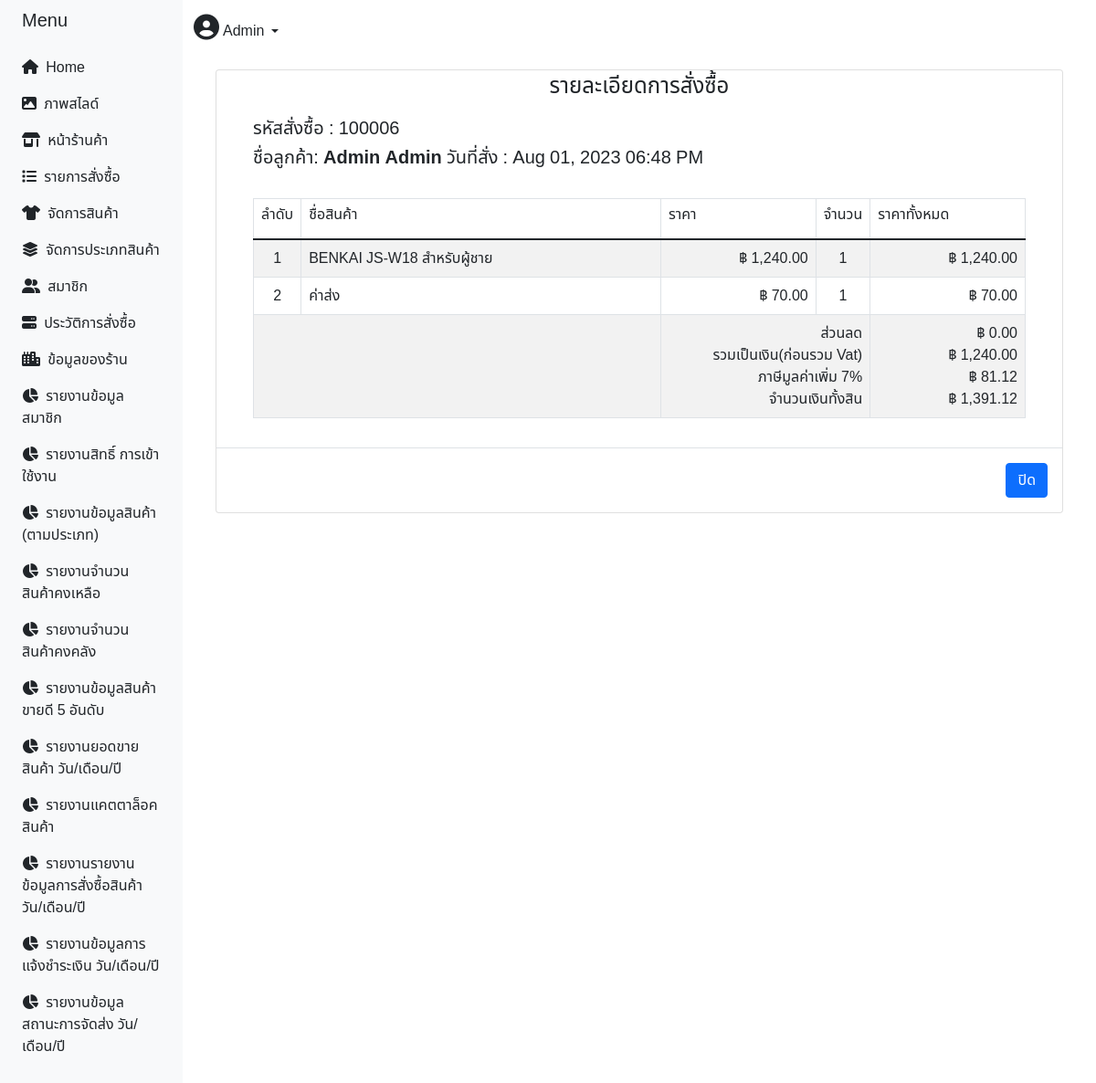
Page /admin/index_admin.php?p=re01&id=100006 (signed in) on the committed database.
### tables this page shows
CREATE TABLE `purchase` (
  `purchaseid` int(11) NOT NULL,
  `q_id` varchar(10) NOT NULL,
  `ID` varchar(50) NOT NULL,
  `date_purchase` datetime NOT NULL,
  `stu` int(1) NOT NULL,
  `name_booking` varchar(100) NOT NULL,
  `tel_booking` varchar(10) NOT NULL,
  `add_booking` varchar(300) NOT NULL,
  `email` varchar(255) NOT NULL,
  `transport` int(1) NOT NULL,
  `img` varchar(100) NOT NULL
);

CREATE TABLE `user` (
  `ID` int(11) NOT NULL,
  `Username` varchar(50) NOT NULL,
  `Password` varchar(100) NOT NULL,
  `Firstname` varchar(100) NOT NULL,
  `Lastname` varchar(100) NOT NULL,
  `Tel` varchar(10) NOT NULL,
  `email` varchar(255) NOT NULL,
  `Add_user` varchar(30) NOT NULL,
  `Userlevel` int(1) NOT NULL
);

CREATE TABLE `purchase_detail` (
  `pdid` int(11) NOT NULL,
  `q_id` varchar(11) NOT NULL,
  `product_id` int(11) NOT NULL,
  `price` float NOT NULL,
  `quantity` int(11) NOT NULL
);

CREATE TABLE `product` (
  `product_id` int(11) NOT NULL,
  `category_id` int(11) NOT NULL,
  `product_name` varchar(30) NOT NULL,
  `price` double NOT NULL,
  `num` int(10) NOT NULL,
  `photo` varchar(150) NOT NULL,
  `product_status` varchar(100) NOT NULL,
  `ctgo` int(11) NOT NULL
);

### admin/report_sell_form01.php (the view, shortened to what this page needs)
<head>
</head>
<body>
    	<?php
            require_once("../config/server.php");
	  ?>
                             <?php
                                $id = $_GET['id'];
                                $sql1="select * from purchase
                                left join user on user.ID = purchase.ID
                                where q_id='".$id."'";
                                $dquery1=$conn->query($sql1);
                                $drow1=$dquery1->fetch_array()
                            ?>
<div class="content" id="details<?php echo $drow1['purchaseid']; ?>" tabindex="-1" role="dialog" aria-labelledby="myModalLabel" aria-hidden="true">
            <div class="container-fluid">
                <div class="row">
                    <div class="col-md-12">
                        <div class="card">
                             <div class="header">
                <center><h4 class="modal-title x" id="myModalLabel">รายละเอียดการสั่งซื้อ</h4></center>
            </div>
            <div class="modal-body">
                <div class="container-fluid">
                    <h5 class="y">รหัสสั่งซื้อ : <?php echo $drow1['q_id']; ?></h5>
                    <h5 class="y">ชื่อลูกค้า: <b><?php echo $drow1['Firstname']; ?> <?php echo $drow1['Lastname']; ?></b>
                        <span class="pull-right y">
                            วันที่สั่ง : <?php echo date('M d, Y h:i A', strtotime($drow1['date_purchase'])) ?>
                        </span>
                    </h5><br/>
                    <table class="table table-bordered table-striped">
                        <thead>
                            <th><h6 class="y">ลำดับ</h6></th>
                            <th><h6 class="y">ชื่อสินค้า</h6></th>
                            <th><h6 class="y">ราคา</h6></th>
                            <th><h6 class="y">จำนวน</h6></th>
                            <th><h6 class="y">ราคาทั้งหมด</h6></th>
                        </thead>
                        <tbody>
                        <?php
                    $fullsum = 0;
                    $sql="select purchase_detail.* , purchase.* , product.* from purchase_detail
                    left join purchase on purchase.q_id = purchase_detail.q_id
                    left join product on product.product_id = purchase_detail.product_id
                    where purchase_detail.q_id='".$drow1['q_id']."'";
                    $dquery=$conn->query($sql);
                    while($drow=$dquery->fetch_array()){
                        $sum = $drow['price'];
                        $fullsum += $sum;
                        $i=0;
                        ?>
                        <tr>
                            <td align="center" width="5" class="y"><?php echo $i+1 ?></td>
                            <td width="500" class="y"><?php echo $drow['product_name']; ?></td>
                            <td width="200" align="right" class="y">&#3647; <?php echo number_format($drow['price'], 2); ?></td>
                            <td align="center" width="30" class="y"><?php echo $drow['quantity']; ?></td>
                            <td align="right" class="y">&#3647;
                                <?php
                                    $subt = $drow['price']*$drow['quantity'];
                                    echo number_format($subt, 2);
                                ?>
                            </td>
                        </tr>
                        <?php
                        $i++;
                        ?>
                        <tr>
                            <td align="center" width="5" class="y"><?php echo $i+$i ?></td>
                            <td width="500" class="y">ค่าส่ง</td>
                            <?php
                                if($drow1['transport']==1){
                                    $x = 50;
                                }
                                elseif($drow1['transport']==2){
                                    $x = 70;
                                }
                                elseif($drow1['transport']==3){
                                    $x = 70;
                                }
                                elseif($drow1['transport']==4){
                                    $x = 60;
                                }
                                ?>
                                <td class="text-right y" align="right">&#3647; <?php echo number_format($x, 2); ?></td>
                                <td class="text-right y" align="center"><?php echo 1 ?></td>
                                <td class="text-right y" align="right">&#3647; <?php echo number_format($x, 2); ?></td>
                        </tr>
                        <?php
                    }
                ?>
                <tr class="text-left">
                    <td colspan="2" class="y" valign="middle" align="center" width="200">
                   </td>
                    <td colspan="2" class="y" align="right">
                    ส่วนลด
                    <br>
                    รวมเป็นเงิน(ก่อนรวม Vat)
                    <br>
                    <?php $vat = ($fullsum*7)/107; ?>
                    ภาษีมูลค่าเพิ่ม 7%
                    <br>
                    จำนวนเงินทั้งสิน
                    </td>
                    <td class="y" align="right" width="200">
                    &#3647; <?php echo number_format(0.00 , 2) ?><br>
                    &#3647; <?php echo number_format($fullsum, 2); ?>
                    <br>
                    &#3647; <?php echo number_format($vat, 2); ?><br>
                    &#3647; <?php echo number_format($fullsum+$vat+$x, 2); ?>
                    </td>
                </tr>
                        </tbody>
                    </table>
                </div>
			</div>
            <div class="modal-footer">
                <a  href="index_admin.php?p=re" class="btn btn-primary" data-dismiss="modal"><span class="glyphicon glyphicon-remove"></span> ปิด</a>
        </div>
    </div>
</div>

### admin/index_admin.php (style rules this page uses)
body { min-height: 100vh; overflow-x: hidden; font-family: 'Noto Sans Thai', sans-serif; }

### admin/nav_menu.php (style rules this page uses)
body { min-height: 100vh; overflow-x: hidden; font-family: 'Noto Sans Thai', sans-serif; }

### admin/report_sell_form01.php (style rules this page uses)
body { min-height: 100vh; overflow-x: hidden; font-family: 'Noto Sans Thai', sans-serif; }

### rows in the picture
purchase: q "100006", user.Firstname "Admin", user.Lastname "Admin", date_purchase "Aug 01, 2023 06:48 PM", transport "70.00", $fullsum+$vat+$x "1,391.12"
purchase_detail: i "1", product.product_name "BENKAI JS-W18 สำหรับผู้ชาย", product.price "1,240.00", quantity "1", subt "1,240.00", i "2"

### other values in the picture
$_SESSION['Username'] "Admin"
0.00 "0.00"
$fullsum "1,240.00"
$vat "81.12"
